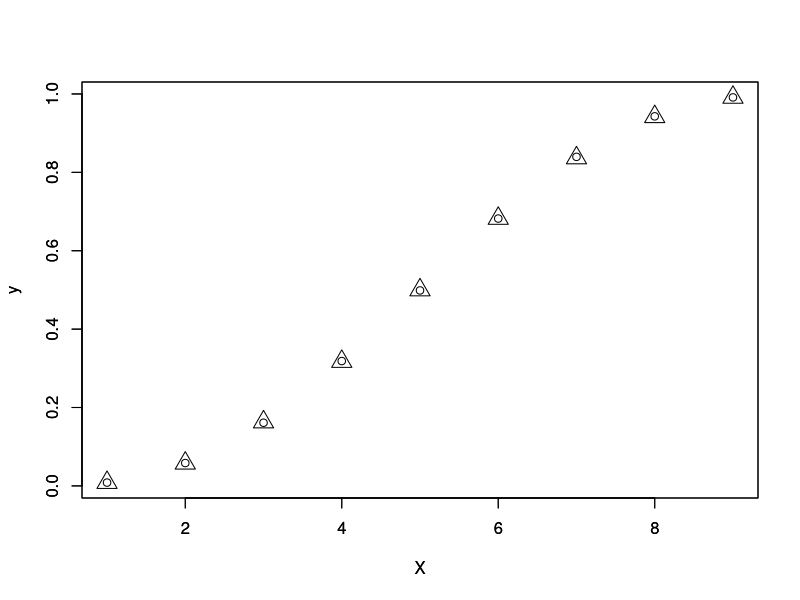

This chart was generated by the following R code:
# No.1
MCbeta = function(x, a, b, n=100000) {
  ret = c()
  
  for (i in 0:length(x)) {
    beta = rbeta(n, a, b)
    m = mean(beta <= x[i])
    ret[i] = m
  }
  
  return(ret)
}

x <- seq(0.1, 0.9, by=0.1)
mc_beta = MCbeta(x, 3, 3)
p_beta = pbeta(x, 3, 3)
par(mfrow=c(1,1))
plot(mc_beta, pch=1, cex=1, xlab='X', ylab='y')
par(new=TRUE)
plot(p_beta, pch=2, cex=2, xlab='X', ylab='y')


# No.2
e = function(x) exp(-x)
n = 100000

f1 = function(e, n) {
  u = runif(n, 0, 0.5)
  mean(e(u)/2)
}

f2 = function(n) {
  x = rexp(n)
  mean(x <= 0.5)
}

mc1 = c()
mc2 = c()

for (i in 1:1000) {
  mc1[i] = f1(e, n)
  mc2[i] = f2(n)
}

var(mc1)
var(mc2)

# No.3
g1 = function(x) x^2*(x > 1)
g2 = function(x) x^2 * dnorm(x) * (x > 1)
f = function(x) dexp(x-1)

n = 100000
x1 = rnorm(n)
mean(g1(x1))
x2 = rexp(n)+1
mean(g2(x2)/f(x2))

